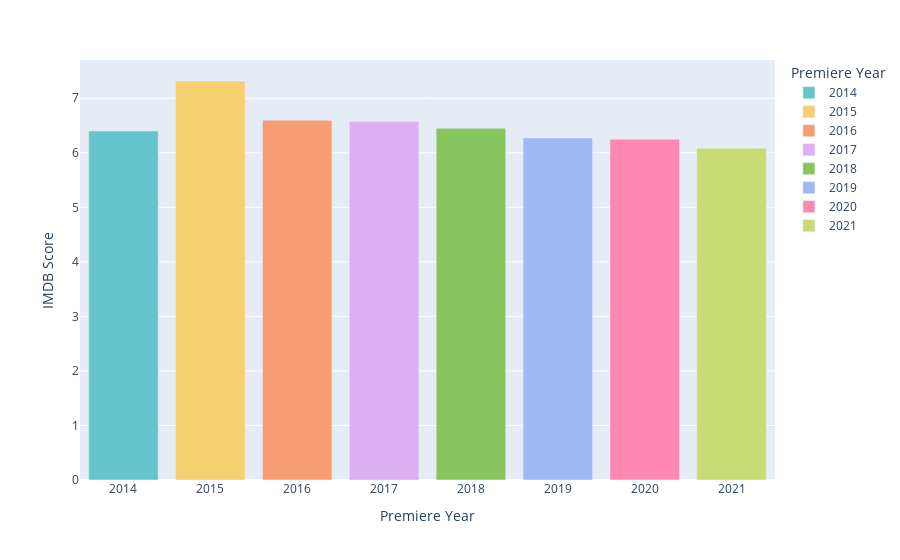

Notebook code cell kept with this figure:
### Code cell
px.bar(n_topten.groupby('Premiere Year')['IMDB Score'].mean().reset_index(), 
       x = 'Premiere Year', 
       y = 'IMDB Score', 
       color= 'Premiere Year', 
       color_discrete_sequence=px.colors.qualitative.Pastel)

### Figure 1 — Plotly figure (JSON) as saved in the notebook; plotly's stock layout.template omitted (floating-point values rounded to 4 significant figures)
{"data": [{"alignmentgroup": "True", "hovertemplate": "Premiere Year=%{x}<br>IMDB Score=%{y}<extra></extra>", "legendgroup": "2014", "marker": {"color": "rgb(102, 197, 204)", "pattern": {"shape": ""}}, "name": "2014", "offsetgroup": "2014", "orientation": "v", "showlegend": true, "textposition": "auto", "type": "bar", "x": [2014], "xaxis": "x", "y": [6.4], "yaxis": "y"}, {"alignmentgroup": "True", "hovertemplate": "Premiere Year=%{x}<br>IMDB Score=%{y}<extra></extra>", "legendgroup": "2015", "marker": {"color": "rgb(246, 207, 113)", "pattern": {"shape": ""}}, "name": "2015", "offsetgroup": "2015", "orientation": "v", "showlegend": true, "textposition": "auto", "type": "bar", "x": [2015], "xaxis": "x", "y": [7.317], "yaxis": "y"}, {"alignmentgroup": "True", "hovertemplate": "Premiere Year=%{x}<br>IMDB Score=%{y}<extra></extra>", "legendgroup": "2016", "marker": {"color": "rgb(248, 156, 116)", "pattern": {"shape": ""}}, "name": "2016", "offsetgroup": "2016", "orientation": "v", "showlegend": true, "textposition": "auto", "type": "bar", "x": [2016], "xaxis": "x", "y": [6.595], "yaxis": "y"}, {"alignmentgroup": "True", "hovertemplate": "Premiere Year=%{x}<br>IMDB Score=%{y}<extra></extra>", "legendgroup": "2017", "marker": {"color": "rgb(220, 176, 242)", "pattern": {"shape": ""}}, "name": "2017", "offsetgroup": "2017", "orientation": "v", "showlegend": true, "textposition": "auto", "type": "bar", "x": [2017], "xaxis": "x", "y": [6.572], "yaxis": "y"}, {"alignmentgroup": "True", "hovertemplate": "Premiere Year=%{x}<br>IMDB Score=%{y}<extra></extra>", "legendgroup": "2018", "marker": {"color": "rgb(135, 197, 95)", "pattern": {"shape": ""}}, "name": "2018", "offsetgroup": "2018", "orientation": "v", "showlegend": true, "textposition": "auto", "type": "bar", "x": [2018], "xaxis": "x", "y": [6.451], "yaxis": "y"}, {"alignmentgroup": "True", "hovertemplate": "Premiere Year=%{x}<br>IMDB Score=%{y}<extra></extra>", "legendgroup": "2019", "marker": {"color": "rgb(158, 185, 243)", "pattern": {"shape": ""}}, "name": "2019", "offsetgroup": "2019", "orientation": "v", "showlegend": true, "textposition": "auto", "type": "bar", "x": [2019], "xaxis": "x", "y": [6.273], "yaxis": "y"}, {"alignmentgroup": "True", "hovertemplate": "Premiere Year=%{x}<br>IMDB Score=%{y}<extra></extra>", "legendgroup": "2020", "marker": {"color": "rgb(254, 136, 177)", "pattern": {"shape": ""}}, "name": "2020", "offsetgroup": "2020", "orientation": "v", "showlegend": true, "textposition": "auto", "type": "bar", "x": [2020], "xaxis": "x", "y": [6.248], "yaxis": "y"}, {"alignmentgroup": "True", "hovertemplate": "Premiere Year=%{x}<br>IMDB Score=%{y}<extra></extra>", "legendgroup": "2021", "marker": {"color": "rgb(201, 219, 116)", "pattern": {"shape": ""}}, "name": "2021", "offsetgroup": "2021", "orientation": "v", "showlegend": true, "textposition": "auto", "type": "bar", "x": [2021], "xaxis": "x", "y": [6.085], "yaxis": "y"}], "layout": {"barmode": "relative", "legend": {"title": {"text": "Premiere Year"}, "tracegroupgap": 0}, "margin": {"t": 60}, "xaxis": {"anchor": "y", "categoryarray": [2014, 2015, 2016, 2017, 2018, 2019, 2020, 2021], "categoryorder": "array", "domain": [0, 1], "title": {"text": "Premiere Year"}}, "yaxis": {"anchor": "x", "domain": [0, 1], "title": {"text": "IMDB Score"}}}}
